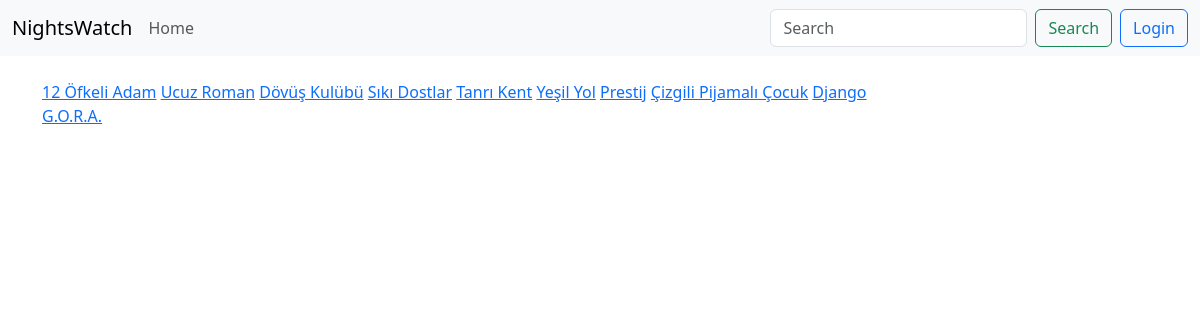
The page / on the database its author committed.
### moviedb/models/movie.py (models this page shows, shortened)
class Movie(models.Model):
    name = models.CharField(max_length=50)
    rating = models.DecimalField(max_digits=2, decimal_places=1)
    photo_url = models.URLField()
    trailer_url = models.URLField()
    genres = models.ManyToManyField(Genre)
    release_date = models.DateField()
    duration = models.DurationField()
    directors = models.TextField()
    cast = models.TextField()
    description = models.TextField(max_length=1000)

### moviedb/views/movie.py (the view)
def index(request):
    movies = Movie.objects.all()
    return render(request, "movie_list.html", {
        'movies': movies
    })

### moviedb/templates/movie_list.html
{% extends 'base_navbar.html' %} {% block content %}
<div>
  {% for movie in movies %}
  <a href="{% url 'movie_detail' movie.id %}">{{ movie.name }}</a>
  {% endfor %}
</div>
{% endblock content %}

### rows shown on the page
Movie: name "12 Öfkeli Adam"
Movie: name "Ucuz Roman"
Movie: name "Dövüş Kulübü"
Movie: name "Sıkı Dostlar"
Movie: name "Tanrı Kent"
Movie: name "Yeşil Yol"
Movie: name "Prestij"
Movie: name "Çizgili Pijamalı Çocuk"
Movie: name "Django"
Movie: name "G.O.R.A."
